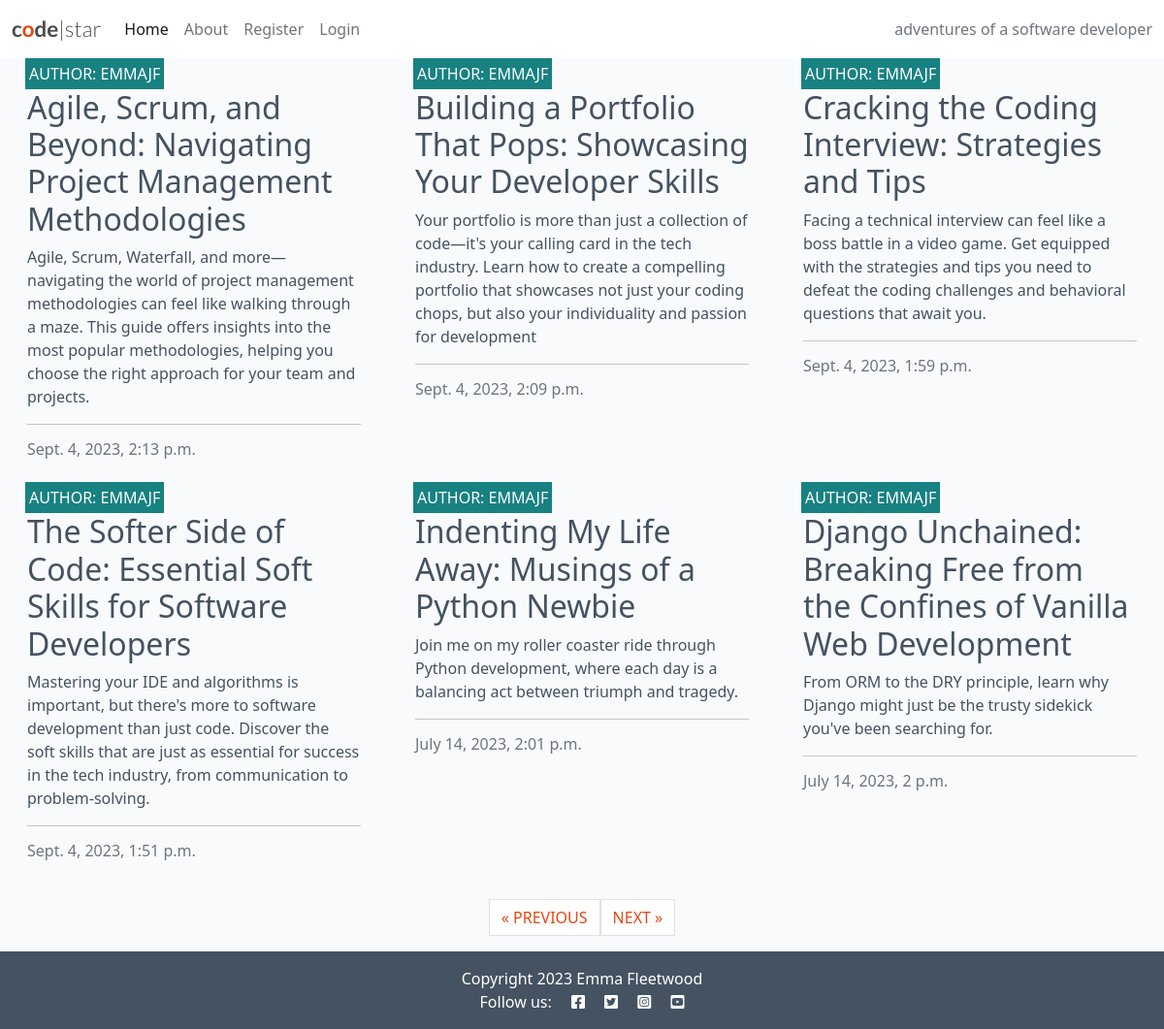
/?page=3, run on the app's committed database.
### blog/models.py (models this page shows, shortened)
class Post(models.Model):
    title = models.CharField(max_length=200, unique=True)
    slug = models.SlugField(max_length=200, unique=True)
    author = models.ForeignKey(
        User, on_delete=models.CASCADE, related_name="blog_posts"
    )
    content = models.TextField()
    created_on = models.DateTimeField(auto_now_add=True)
    status = models.IntegerField(choices=STATUS, default=0)
    excerpt = models.TextField(blank=True)
    updated_on = models.DateTimeField(auto_now=True)
    class Meta:
        ordering = ["-created_on"]

### blog/views.py (the view)
# urls.py: path("", views.PostList.as_view(), name="home"),
class PostList(generic.ListView):
    queryset = Post.objects.filter(status=1)
    template_name = "blog/index.html"
    paginate_by = 6

### blog/templates/blog/index.html
{% extends "base.html" %}
{% block content %}
<div class="container-fluid">
    <div class="row">
        <div class="col-12 mt-3 left">
            <div class="row">
                {% for post in post_list %}
                <div class="col-md-4">
                    <div class="card mb-4">
                        <div class="card-body">
                            <div class="image-container">
                                <div class="image-flash">
                                    <p class="author">Author: {{ post.author }}</p>
                                </div>
                            </div>
                            <a href="{% url 'post_detail' post.slug %}" class="post-link">
                                <h2 class="card-title">{{ post.title }}</h2>
                                <p class="card-text">{{ post.excerpt }}</p>
                            </a>
                            <hr />
                            <p class="card-text text-muted h6">{{ post.created_on}}
                            </p>
                        </div>
                    </div>
                </div>
                {% if forloop.counter|divisibleby:3 %}
            </div>
            <div class="row">
                {% endif %}
                {% endfor %}
            </div>
        </div>
    </div>
    {% if is_paginated %}
    <nav aria-label="Page navigation">
        <ul class="pagination justify-content-center">
            {% if page_obj.has_previous %}
            <li><a href="?page={{ page_obj.previous_page_number }}" class="page-link">&laquo; PREVIOUS</a></li>
            {% endif %}
            {% if page_obj.has_next %}
            <li><a href="?page={{ page_obj.next_page_number }}" class="page-link"> NEXT &raquo;</a></li>
            {% endif %}
        </ul>
    </nav>
    {% endif %}
</div>
{% endblock %}
{% block copyright %}
Copyright 2023 Emma Fleetwood
{% endblock %}

### static/css/style.css (style rules this page uses)
body { background-color: #F9FAFC; }
.main-bg { background-color: #F9FAFC; }
.card { border: none; background-color: transparent; }
.image-container { position: relative; }
.image-flash { position: absolute; bottom: 5%; min-width: 30%; left: -2px; background-color: #188181; }
.author { color: white; margin: 4px; text-transform: uppercase; }
.post-link { text-decoration: none; color: #445261; }
.post-link:hover, .page-link { color: #E84610; }

### data on the page
Post: author "EMMAJF", title "Agile, Scrum, and Beyond: Navigating Project Management Methodologies", excerpt "Agile, Scrum, Waterfall, and more—navigating the world of project management methodologies can feel like walking through a maze. This guide offers insights into the most popular methodologies, helping you choose the right approach for your team and projects.", created_on "Sept. 4, 2023, 2:13 p.m."
Post: author "EMMAJF", title "Building a Portfolio That Pops: Showcasing Your Developer Skills", excerpt "Your portfolio is more than just a collection of code—it's your calling card in the tech industry. Learn how to create a compelling portfolio that showcases not just your coding chops, but also your individuality and passion for development", created_on "Sept. 4, 2023, 2:09 p.m."
Post: author "EMMAJF", title "Cracking the Coding Interview: Strategies and Tips", excerpt "Facing a technical interview can feel like a boss battle in a video game. Get equipped with the strategies and tips you need to defeat the coding challenges and behavioral questions that await you.", created_on "Sept. 4, 2023, 1:59 p.m."
Post: author "EMMAJF", title "The Softer Side of Code: Essential Soft Skills for Software Developers", excerpt "Mastering your IDE and algorithms is important, but there's more to software development than just code. Discover the soft skills that are just as essential for success in the tech industry, from communication to problem-solving.", created_on "Sept. 4, 2023, 1:51 p.m."
Post: author "EMMAJF", title "Indenting My Life Away: Musings of a Python Newbie", excerpt "Join me on my roller coaster ride through Python development, where each day is a balancing act between triumph and tragedy.", created_on "July 14, 2023, 2:01 p.m."
Post: author "EMMAJF", title "Django Unchained: Breaking Free from the Confines of Vanilla Web Development", excerpt "From ORM to the DRY principle, learn why Django might just be the trusty sidekick you've been searching for.", created_on "July 14, 2023, 2 p.m."
